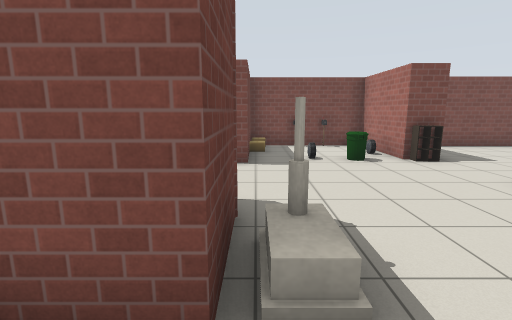
[1] (above)

16 first-person views from a walk through a world built for the Gazebo simulator. The camera is 1.3 m above the floor, tilts 10° down and sees 85° across. Floor lines are 1 m apart. The floor is counted in squares, 1 m on a side. Each view is taken from the middle of a square. On the plan, view 1 faces up. The plan holds only what a view shows up to about 13 squares ahead; the rest is blank. Simple patterns stand in for the simulator's built-in surfaces. Simple shapes stand in for some stock models.

[2]
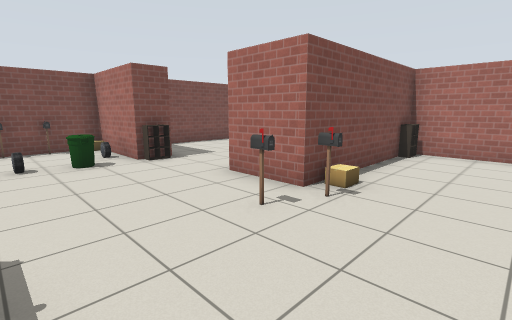

[3]
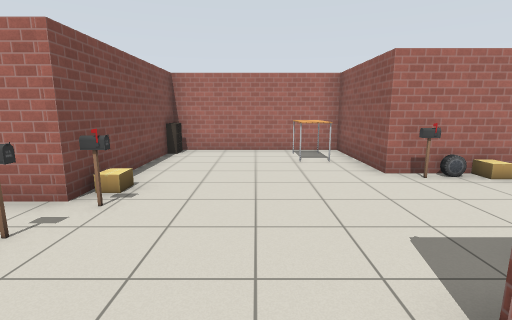

[4]
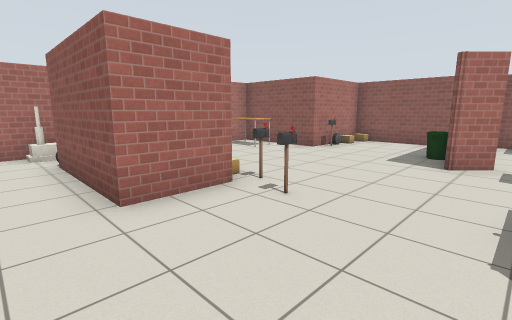

[5]
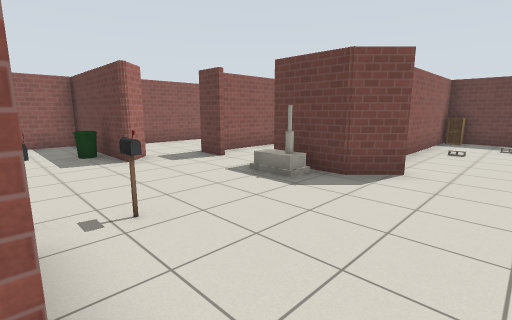

[6]
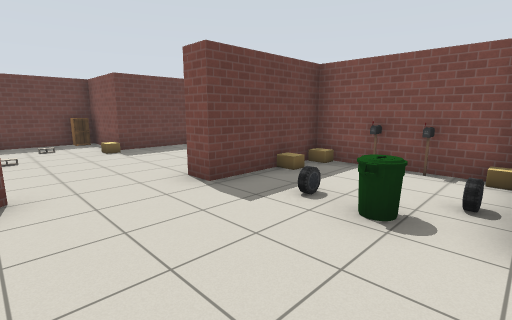

[7]
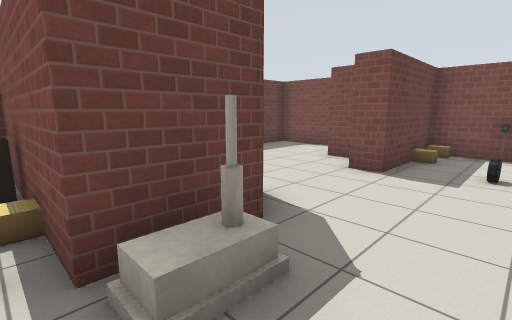

[8]
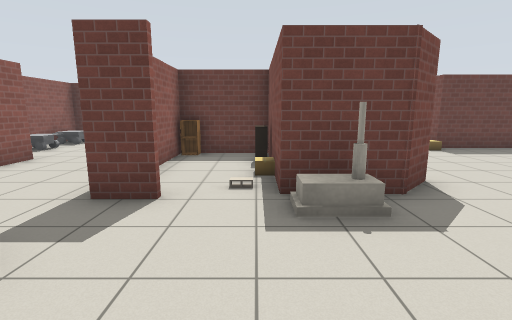

[9]
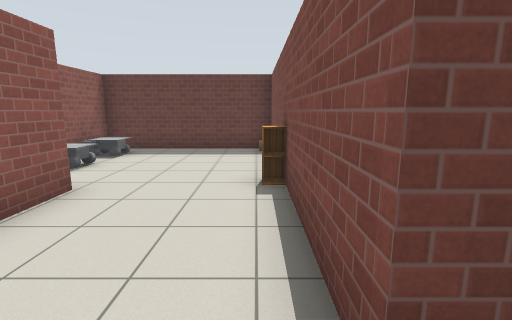

[10]
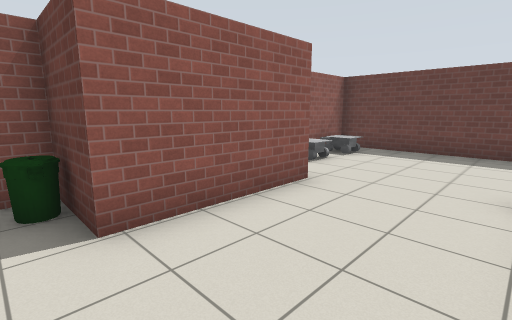

[11]
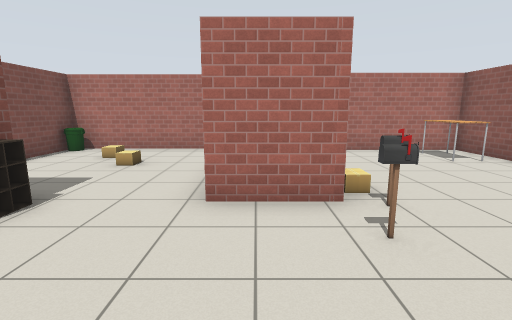

[12]
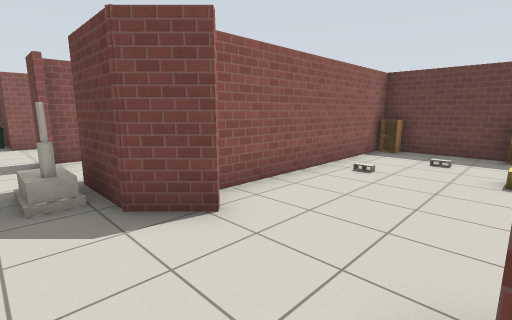

[13]
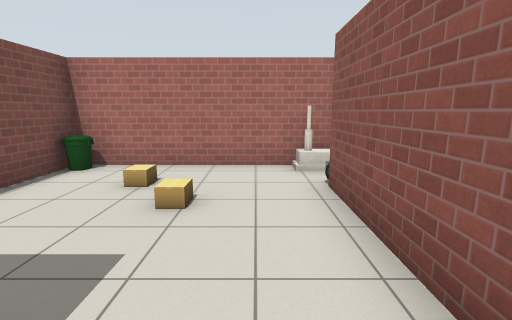

[14]
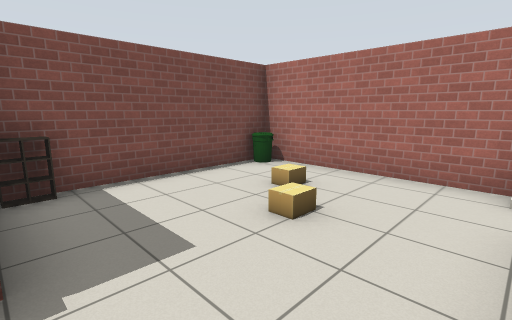

[15]
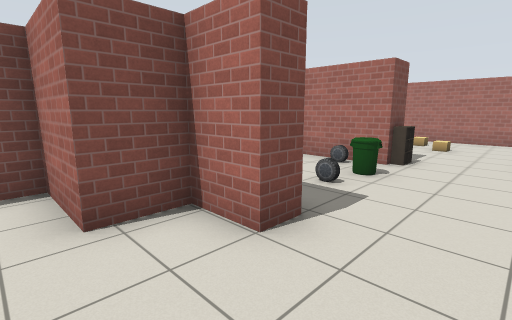

[16]
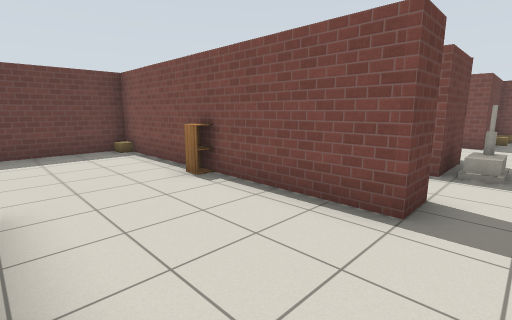

### Floor plan
Points are (right, up) in squares from view 1. A wall is a line through its corners. A room is listed if a view was taken in it or the views show most of it. See-through windows are left out.
Room 1 (views 1, 2, 3, 4, 5, 6, 7, 8, 11, 12, 13, 14)
walls: (5, 7.5) (4.4, 7.5); (-0.4, 1.4) (-4.6, 1.4) (-4.6, -1.3); (-1.2, 4.3) (-0.3, 3.3) (-0.3, 2.4); (1.5, -2) (2.3, -1.2) (2.3, -6.4); (10.7, 4.1) (10.7, 10.3) (5.1, 10.3); (-0.3, 8.5) (-0.3, 7) (-1, 7); (4.1, 10.6) (-0.2, 10.6); (-3.6, -1.3) (-0.2, -1.3); (2.4, -6.1) (5.5, -6.1); (6.7, -6.1) (6.7, -2.7) (10.3, -2.7) (10.3, 2.7) (4.9, 2.7) (4.9, 4.7) (8.7, 4.7)
low walls: (4.9, 7.2) (4.4, 7.2); (10.1, 2.4) (9.4, 2.4); (5.8, 9.9) (5, 9.9)
ways out: opening at (0.5, -1.5) to room 2; opening at (-1, 5.5) to room 3
objects: cardboard box (-2, 1); cinder block (-1, 1); house (0, 2); cardboard box (0, 9); cardboard box (0, 10); postbox (1, 10); car (2, 8); bin (3, -3); bin (3, 7) to (3, 8); postbox (3, 10); postbox (4, 3); car (4, 8) to (4, 9); cardboard box (4, 10); cardboard box (5, 2); cardboard box (6, -5); car (6, -4); postbox (6, -3); postbox (6, 2); table (8, -2) to (9, -1); cardboard box (8, 7); other object (9, 5); cardboard box (9, 8); house (10, 5); bin (10, 10)
Room 2 (views 9, 10, 16)
walls: (-3.6, -5.1) (0.2, -5.1) (0.2, -6.9) (2, -6.9); (-4.6, -1.3) (-3.6, -1.3); (0, -0.4) (0, -1.5) (-8.7, -1.5) (-8.7, -7.2) (-6.4, -7.2)
ways out: opening at (0.5, -1.5) to room 1
objects: cardboard box (-8, -2); other object (-7, -6); other object (-6, -7) to (-5, -6); cabinet (-4, -2); cabinet (-4, -1); bin (1, -6)
Room 3 (view 15)
walls: (-8.7, 7.4) (-8.7, 3.4) (-1.7, 3.4); (-1, 7) (-1, 8.3) (-2.3, 8.3) (-2.3, 10.3) (-2.9, 10.3); (-3.5, 10.3) (-5.8, 10.3) (-5.8, 7.5) (-7.3, 7.5)
ways out: opening at (-1, 5.5) to room 1
objects: cabinet (-8, 4); cabinet (-8, 7); other object (-7, 5); cinder block (-5, 4); cardboard box (-5, 7)

Where each view was taken, in squares from view 1:
view 1: 0 up, 0 right, facing up
view 2: 0 up, 1 right, facing up-right
view 3: 0 up, 1 right, facing right
view 4: 6 up, 1 right, facing down-right
view 5: 6 up, 5 right, facing down-left
view 6: 4 up, 4 right, facing up-left
view 7: 1 up, 2 right, facing up-left
view 8: 1 up, 4 right, facing left
view 9: 2 down, 1 right, facing left
view 10: 2 down, 1 right, facing down-left
view 11: 4 up, 1 right, facing right
view 12: 7 up, 1 right, facing down-left
view 13: 6 up, 4 right, facing right
view 14: 5 up, 5 right, facing up-right
view 15: 5 up, 3 left, facing up-right
view 16: 5 down, 1 right, facing up-left
